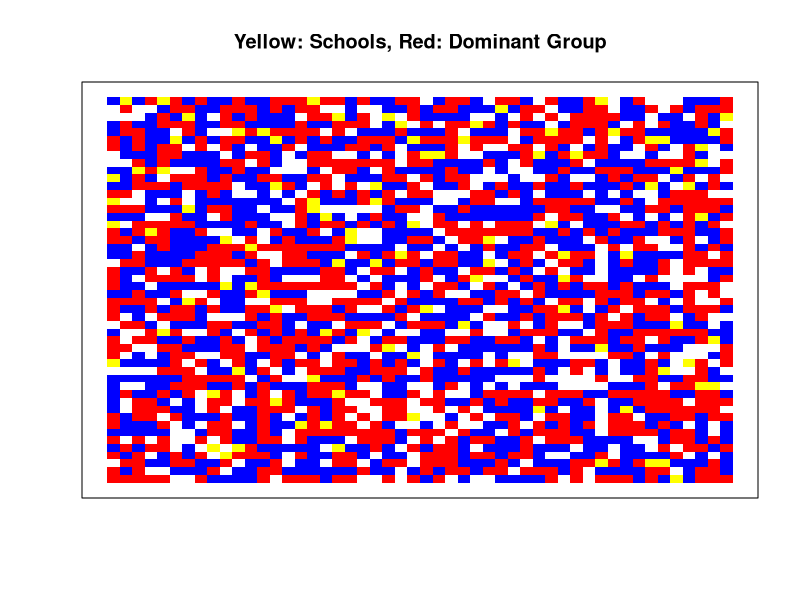
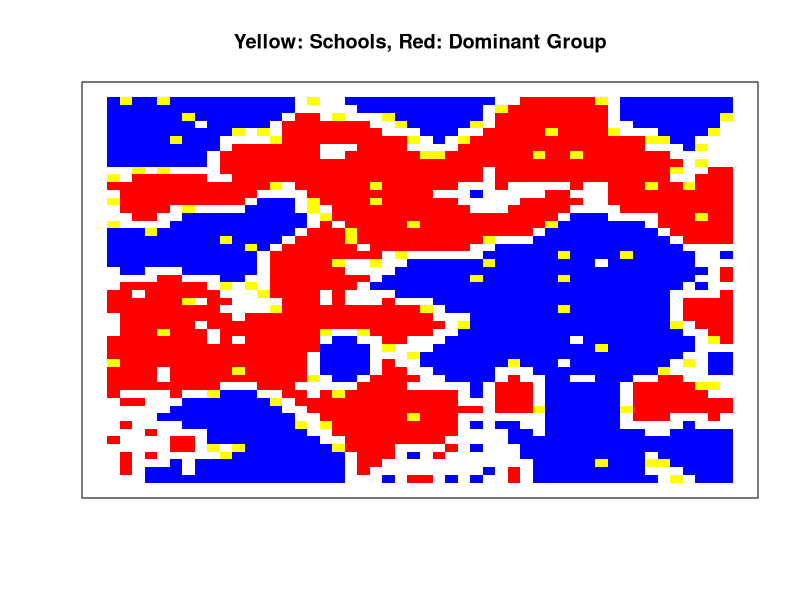
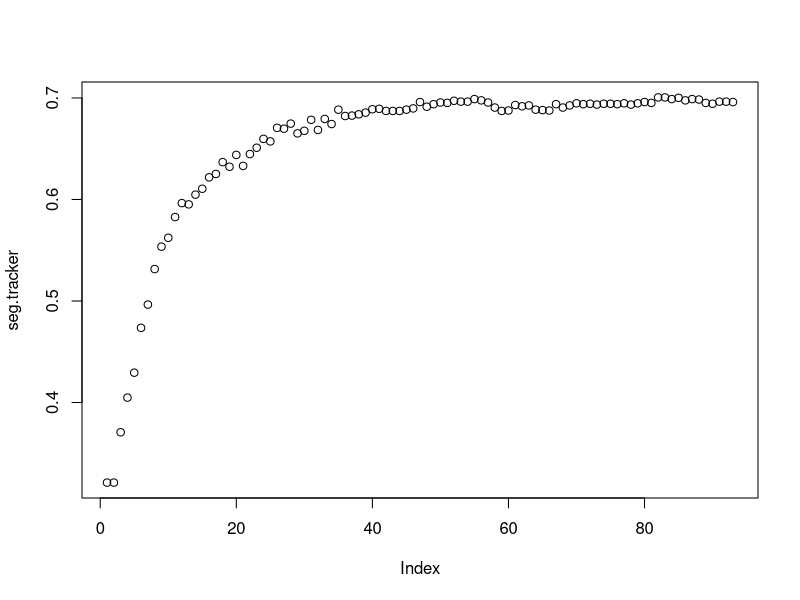

The R source for these figures, in order:
# model parameters ####
rows <- 50 
cols <- 50
proportion.group.1 <- .5 # proportion of red agents
non.residential <- .25 # proportion of grid that will be empty space or schools
min.similarity <- 5/8 # minimum proportion of neighbors that are the same type to not move
radius = 3 #radius is num of blocks that they can be away from school to be considered near a school

# create.grid ####
# generates a rows x column matrix and randomly places the initial population
# values in the matrix are either 0, 1, or 2
# if 0, the space is empty
# 1 and 2 represent the two different groups
create.grid <- function(rows, cols, proportion.group.1, non.residential){
  pop.size.group.1 <- (rows*cols)*(1-non.residential)*proportion.group.1
  pop.size.group.2 <- (rows*cols)*(1-non.residential)*(1-proportion.group.1)
  init.empty <- (rows*cols)-pop.size.group.1-pop.size.group.2
  schools <- rows*cols/100*4
  empty <- init.empty - schools
  if(!empty>0){ break; }
  
  initial.population <- sample(c(
    rep(1, pop.size.group.1), 
    rep(2, pop.size.group.2), 
    rep(0, empty),
    rep(3,schools)
  ))
  grid <- matrix(initial.population, nrow=rows, ncol=cols)
}

# visualize.grid ####
# outputs a visualization of the grid, with red squares representing group 1,
# blue squares group 2, yellow squares as schools, and white squares empty locations.
visualize.grid <- function(grid){
  image(grid, col=c('white','red','blue','yellow'), xaxs=NULL, yaxs=NULL, xaxt='n', yaxt='n')
        #xaxs=NULL, yaxs=NULL, xaxt='n', yaxt='n', xlab="Yellow: Schools, Red: Dominant Group")
  title(main = "Yellow: Schools, Red: Dominant Group", sub = NULL, xlab = NULL, ylab = NULL,
        line = NA, outer = FALSE)
  #axis( 1, at=NULL, labels= c("Yellow: Schools, Red: Dominant Group"), tic = FALSE)
}

## testing visualize.grid
# newgrid <- create.grid(rows, cols, proportion.group.1, empty)
# visualize.grid(newgrid)

# empty.locations ####
# returns all the locations in the grid that are empty
# output is an N x 2 array, with N equal to the number of empty locations
# the 2 columns contain the row and column of the empty location.
empty.locations <- function(grid){
  return(which(grid==0, arr.ind=T))
}

school.locations <- function(grid){
  return(which(grid==3, arr.ind=T))
}

# similarity.to.center ####
# takes a grid and the center.val of that grid and returns
# the proportion of cells that are the same as the center,
# ignoring empty cells. the center.val must be specified
# manually in case the grid has an even number of rows or 
# columns

similarity.to.center <- function(grid.subset, center.val,row,col){
  if(center.val == 0){ return(NA) }
  same <- sum(grid.subset==center.val) - 1
  not.same <- sum(grid.subset!=center.val) - sum(grid.subset==0)
  if(center.val == 1 && !near2school(row,col,radius)){
    same = 0 #if the individual is part of the dominant group and is not near a school, return that they absolutely have to move
  }
  if(center.val == 2 && !near2school(row,col,radius)){
    same = same/2 #if the individual is part of non-dominant group and is not near a school, make them more unhappy
  }
  return(same/(same+not.same))
}

near2school <- function(row,col,radius){
  grid.subset = grid[max(0, row-radius):min(rows,row+radius), max(0,col-radius):min(cols,col+radius)]
  output = FALSE
  for (r in 1:nrow(grid.subset)){
    for (c in 1:ncol(grid.subset)){
      if(grid.subset[r,c]==3){
        output = TRUE
        break
      }
    }
  }
  return(output)
}

# segregation ####
# computes the proportion of neighbors who are from the same group
# changed to account for schools also not adding to the segregation value
segregation <- function(grid){
  same.count <- 0
  diff.count <- 0
  for(row in 1:(nrow(grid)-1)){
    for(col in 1:(ncol(grid)-1)){
      if((grid[row,col] != 0 || grid[row,col] != 3) && 
         (grid[row+1,col+1] != 0 || grid[row+1,col+1] != 3)){
        if(grid[row,col] != grid[row+1,col+1]){
          diff.count <- diff.count + 1
        } else {
          same.count <- same.count + 1
        }
      }
    }
  }
  return(same.count / (same.count + diff.count))
}

# unhappy.agents ####
# takes a grid and a minimum similarity threshold and computes
# a list of all of the agents that are unhappy with their 
# current location. the output is N x 2, with N equal to the
# number of unhappy agents and the columns representing the 
# location (row, col) of the unhappy agent in the grid
#edited to be specific to group.type
unhappy.agents <- function(grid, min.similarity,group.type){
  grid.copy <- grid
  for(row in 1:rows){
    for(col in 1:cols){
      similarity.score <- similarity.to.center(grid[max(0, row-1):min(rows,row+1), max(0,col-1):min(cols,col+1)], grid[row,col],row,col)
      if(is.na(similarity.score)){
        grid.copy[row,col] <- NA
      } else {
        if(grid[row,col] == group.type){
          grid.copy[row,col] <- similarity.score < min.similarity #assign true if want to move
        } else {
          grid.copy[row,col] <- NA
        }
      }
    }
  }
  return(which(grid.copy==TRUE, arr.ind = T))
}

# one.round ####
# runs a single round of the simulation. the round starts by finding
# all of the unhappy agents and empty spaces. then unhappy agents are randomly
# assigned to a new empty location. a new grid is generated to reflect all of
# the moves that took place.
one.round <- function(grid, min.similarity,group.type){
  #newgrid = grid
  need2Move = unhappy.agents(grid,min.similarity,group.type) 
  empty.loc = empty.locations(grid)
  school.loc = school.locations(grid)
  newLocations = empty.loc[sample(1:nrow(empty.loc),nrow(empty.loc), replace=FALSE), ]
  for (i in 1:nrow(newLocations)){
    if(i>nrow(need2Move)){ break; }
    empty.x = newLocations[i,1]
    empty.y = newLocations[i,2]
    unhappy.x = need2Move[i,1]
    unhappy.y = need2Move[i,2]
    grid[empty.x,empty.y] = grid[unhappy.x,unhappy.y]
    grid[unhappy.x,unhappy.y] = 0
  }
  return(grid)
}

# running the simulation ####
done <- FALSE # a variable to keep track of whether the simulation is complete
grid <- create.grid(rows, cols, proportion.group.1, non.residential)
visualize.grid(grid)
seg.tracker <- c(segregation(grid)) # keeping a running tally of the segregation scores for each round
while(!done){
  new.grid.temp <- one.round(grid, min.similarity,1) # run one round of the simulation for the dominant group, and store output in new.grid.temp
  new.grid <- one.round(new.grid.temp, min.similarity,2) # run one round of the simulation for the non-dominant group, and store output in new.grid
  seg.tracker <- c(seg.tracker, segregation(grid)) # calculate segregation score and add to running list
  if(all(new.grid == grid)){ # check if the new.grid is identical to the last grid
    done <- TRUE # if it is, simulation is over -- no agents want to move
  } else {
    grid <- new.grid # otherwise, replace grid with new.grid, and loop again.
  }
}
layout(1:1)
#layout(1:2) # change graphics device to have two plots
visualize.grid(grid) # show resulting grid
plot(seg.tracker) # plot segregation over time

